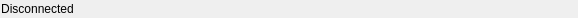
<?xml version="1.0" encoding="UTF-8"?>
<ui version="4.0">
 <class>MudStatusBar</class>
 <widget class="QWidget" name="MudStatusBar">
  <property name="geometry">
   <rect>
    <x>0</x>
    <y>0</y>
    <width>578</width>
    <height>18</height>
   </rect>
  </property>
  <property name="sizePolicy">
   <sizepolicy hsizetype="Preferred" vsizetype="Preferred">
    <horstretch>1</horstretch>
    <verstretch>0</verstretch>
   </sizepolicy>
  </property>
  <property name="windowTitle">
   <string/>
  </property>
  <property name="layoutDirection">
   <enum>Qt::LayoutDirection::LeftToRight</enum>
  </property>
  <property name="styleSheet">
   <string notr="true">QPushButton { padding: 0; }</string>
  </property>
  <layout class="QHBoxLayout" name="horizontalLayout">
   <property name="spacing">
    <number>5</number>
   </property>
   <property name="leftMargin">
    <number>0</number>
   </property>
   <property name="topMargin">
    <number>0</number>
   </property>
   <property name="rightMargin">
    <number>0</number>
   </property>
   <property name="bottomMargin">
    <number>0</number>
   </property>
   <item>
    <widget class="QPushButton" name="connection">
     <property name="text">
      <string>Disconnected</string>
     </property>
     <property name="icon">
      <iconset theme="QIcon::ThemeIcon::NetworkWired"/>
     </property>
     <property name="flat">
      <bool>true</bool>
     </property>
    </widget>
   </item>
   <item>
    <widget class="QPushButton" name="users">
     <property name="text">
      <string/>
     </property>
     <property name="icon">
      <iconset theme="QIcon::ThemeIcon::UserAvailable"/>
     </property>
     <property name="flat">
      <bool>true</bool>
     </property>
    </widget>
   </item>
   <item>
    <widget class="QLabel" name="message">
     <property name="sizePolicy">
      <sizepolicy hsizetype="Preferred" vsizetype="Preferred">
       <horstretch>1</horstretch>
       <verstretch>0</verstretch>
      </sizepolicy>
     </property>
     <property name="text">
      <string/>
     </property>
    </widget>
   </item>
  </layout>
  <action name="action_connection_status">
   <property name="checkable">
    <bool>true</bool>
   </property>
   <property name="text">
    <string>Connection Status</string>
   </property>
   <property name="menuRole">
    <enum>QAction::MenuRole::NoRole</enum>
   </property>
  </action>
  <action name="action_users_online">
   <property name="checkable">
    <bool>true</bool>
   </property>
   <property name="text">
    <string>Users Online</string>
   </property>
   <property name="menuRole">
    <enum>QAction::MenuRole::NoRole</enum>
   </property>
  </action>
 </widget>
 <resources/>
 <connections>
  <connection>
   <sender>action_connection_status</sender>
   <signal>toggled(bool)</signal>
   <receiver>connection</receiver>
   <slot>setVisible(bool)</slot>
   <hints>
    <hint type="sourcelabel">
     <x>-1</x>
     <y>-1</y>
    </hint>
    <hint type="destinationlabel">
     <x>52</x>
     <y>8</y>
    </hint>
   </hints>
  </connection>
  <connection>
   <sender>action_users_online</sender>
   <signal>toggled(bool)</signal>
   <receiver>users</receiver>
   <slot>setVisible(bool)</slot>
   <hints>
    <hint type="sourcelabel">
     <x>-1</x>
     <y>-1</y>
    </hint>
    <hint type="destinationlabel">
     <x>120</x>
     <y>8</y>
    </hint>
   </hints>
  </connection>
 </connections>
</ui>
